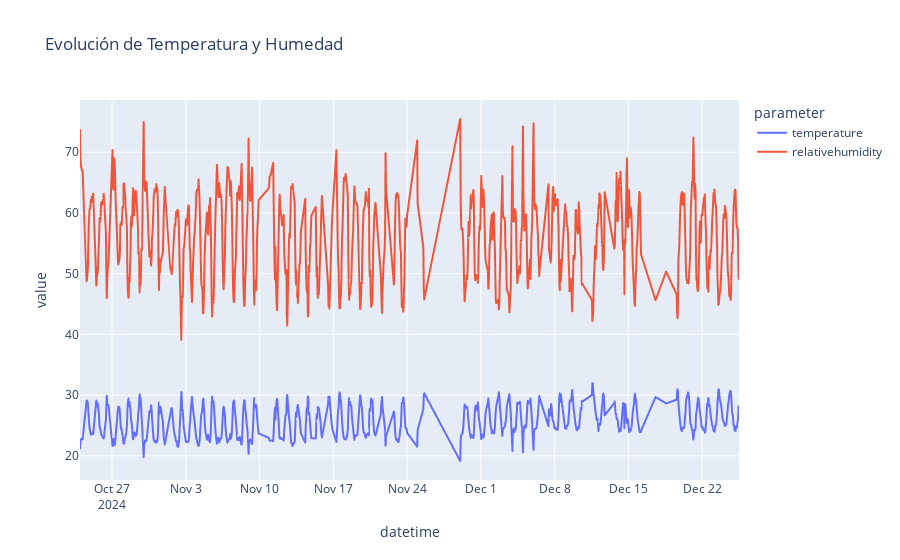

The notebook cell this image was saved under:
### Code cell
print("\n--- Gráfico Mejorado: Variables Climáticas ---")
columnas_clima = ['temperature', 'relativehumidity']
fig_clima = px.line(df_pivot[columnas_clima], title='Evolución de Temperatura y Humedad')
fig_clima.show()

### Figure 1 — Plotly figure (JSON) as saved in the notebook; plotly's stock layout.template omitted (floating-point values rounded to 4 significant figures; data arrays with more than 128 entries replaced by an {"elided": "..."} marker saying what was removed)
{"data": [{"hovertemplate": "parameter=temperature<br>datetime=%{x}<br>value=%{y}<extra></extra>", "legendgroup": "temperature", "line": {"color": "#636efa", "dash": "solid"}, "marker": {"symbol": "circle"}, "mode": "lines", "name": "temperature", "showlegend": true, "type": "scattergl", "x": {"elided": "1000 str values"}, "xaxis": "x", "y": {"elided": "1000 float values"}, "yaxis": "y"}, {"hovertemplate": "parameter=relativehumidity<br>datetime=%{x}<br>value=%{y}<extra></extra>", "legendgroup": "relativehumidity", "line": {"color": "#EF553B", "dash": "solid"}, "marker": {"symbol": "circle"}, "mode": "lines", "name": "relativehumidity", "showlegend": true, "type": "scattergl", "x": {"elided": "1000 str values"}, "xaxis": "x", "y": {"elided": "1000 float values"}, "yaxis": "y"}], "layout": {"legend": {"title": {"text": "parameter"}, "tracegroupgap": 0}, "title": {"text": "Evolución de Temperatura y Humedad"}, "xaxis": {"anchor": "y", "domain": [0, 1], "title": {"text": "datetime"}}, "yaxis": {"anchor": "x", "domain": [0, 1], "title": {"text": "value"}}}}
